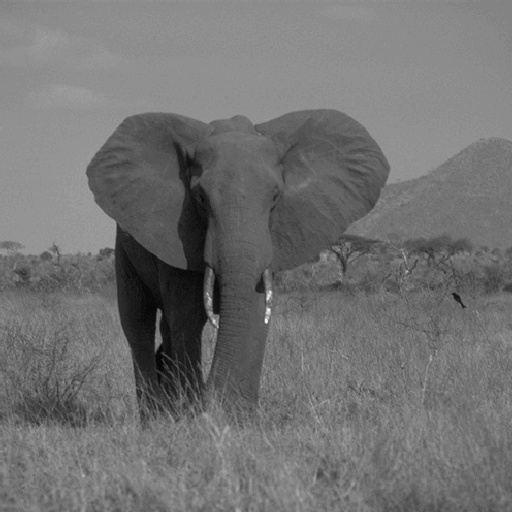
%> input picture assets/elephant.png, 512 x 512 px
$ octave RedundancyInNaturalImages2.m   (GNU Octave 9; MATLAB toolbox functions it lacks are replaced by stand-ins)
%> lines starting %> are read from the running program, lines starting %| are printed output that depends on the picture; in (x1, y1, x2, y2) boxes, pixels count from 0 and x2, y2 are one past the last pixel; in counts of white or black regions, pixels touching at a corner belong together; the program's own positions count from 1; long printed decimals are rounded
clear;           % Clears all variables from the workspace
clc;             % Clears the command window
close all;       % Closes all open figure windows

Ib = imread('/MATLAB Drive/assets/elephant.png');  % Load the modified elephant image
%> Ib is the input picture: size 512x512 uint8; min 6, max 249, mean 113.7
Ib(401:end, 401:end) = 255;   % Modify the image by making part of it white
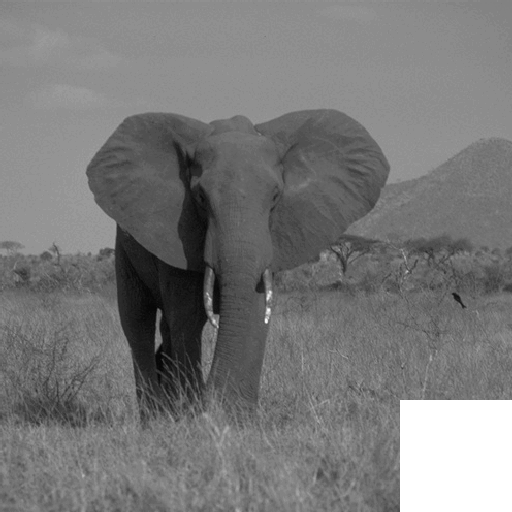
%> Ib: size 512x512 uint8; 4.79% of pixels changed, all inside (x1, y1, x2, y2) = (400, 400, 512, 512)
Ic = imread('/MATLAB Drive/assets/woods.png');     % Load the woods image
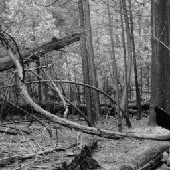
%> input picture assets/woods.png, 170 x 170 px
%> Ic is the input picture: size 170x170 uint8; min 4, max 238, mean 105.8

function corr_coeffs = calc_corr_coeffs(I, max_shift)
%> called with max_shift = 30
    % Calculate correlation coefficients for shifts from 0 to max_shift
    corr_coeffs = zeros(1, max_shift);
    for shift = 1:max_shift
        I_shifted = I(shift+1:end, :);  % Shift the image vertically
        I_base = I(1:end-shift, :);     % Base image (without shift)
        corr_coeffs(shift) = corr2(I_base, I_shifted);  % Calculate correlation
    end
%> after the loop, corr_coeffs = 30 values, max 0.99 at index 1, min 0.794 at index 30, mean 0.886
end


% Calculate correlation for up to 30-pixel shifts
max_shift = 30;
corr_elephant = calc_corr_coeffs(Ib, max_shift);
%> corr_elephant has the same summary as corr_coeffs in calc_corr_coeffs
corr_woods = calc_corr_coeffs(Ic, max_shift);
%> the loop in calc_corr_coeffs (call 2), `for shift = 1:max_shift` made 30 passes
%> pass 1, in calc_corr_coeffs (call 2), `I_shifted = I(shift+1:end, :);`:
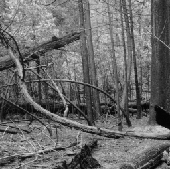
%> I_shifted: size 169x170 uint8; min 4, max 238, mean 105.6
%> pass 1, in calc_corr_coeffs (call 2), `I_base = I(1:end-shift, :);`:
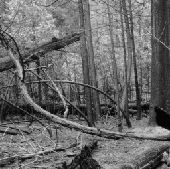
%> I_base: size 169x170 uint8; min 4, max 238, mean 105.8
%> pass 2, in calc_corr_coeffs (call 2), `I_shifted = I(shift+1:end, :);`:
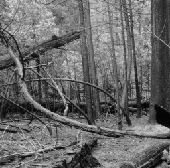
%> I_shifted: size 168x170 uint8; min 4, max 238, mean 105.4
%> pass 2, in calc_corr_coeffs (call 2), `I_base = I(1:end-shift, :);`:
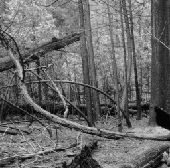
%> I_base: size 168x170 uint8; min 4, max 238, mean 105.9
%> after the loop in calc_corr_coeffs (call 2), `for shift = 1:max_shift`: corr_coeffs = 30 values, max 0.787 at index 1, min 0.0983 at index 30, mean 0.317
%> corr_woods has the same summary as corr_coeffs in calc_corr_coeffs

% Extract the values for 3-pixel and 23-pixel shifts
corr_elephant_3 = corr_elephant(3);
%> corr_elephant_3 = 0.967
corr_elephant_23 = corr_elephant(23);
%> corr_elephant_23 = 0.838
corr_woods_3 = corr_woods(3);
%> corr_woods_3 = 0.596
corr_woods_23 = corr_woods(23);
%> corr_woods_23 = 0.182

% Display results
disp(['3-pixel shift correlation for elephant image: ', num2str(corr_elephant_3)]);
%| 3-pixel shift correlation for elephant image: 0.9672
disp(['3-pixel shift correlation for woods image: ', num2str(corr_woods_3)]);
%| 3-pixel shift correlation for woods image: 0.5965
disp(['23-pixel shift correlation for elephant image: ', num2str(corr_elephant_23)]);
%| 23-pixel shift correlation for elephant image: 0.8384
disp(['23-pixel shift correlation for woods image: ', num2str(corr_woods_23)]);
%| 23-pixel shift correlation for woods image: 0.1817

shifts = 1:max_shift;
figure;
plot(shifts, corr_elephant, '-o', shifts, corr_woods, '-x');
xlabel('Pixel Shift');
ylabel('Correlation Coefficient');
title('Correlation Coefficient vs. Vertical Pixel Shift');
legend('Elephant Image', 'Woods Image');
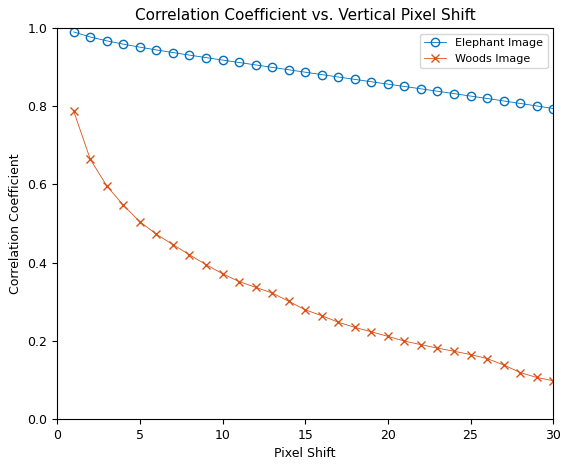
%> figure redrawn from the program's plot data; curve peaks at x = 1, y = 0.99; curve peaks at x = 1, y = 0.787
